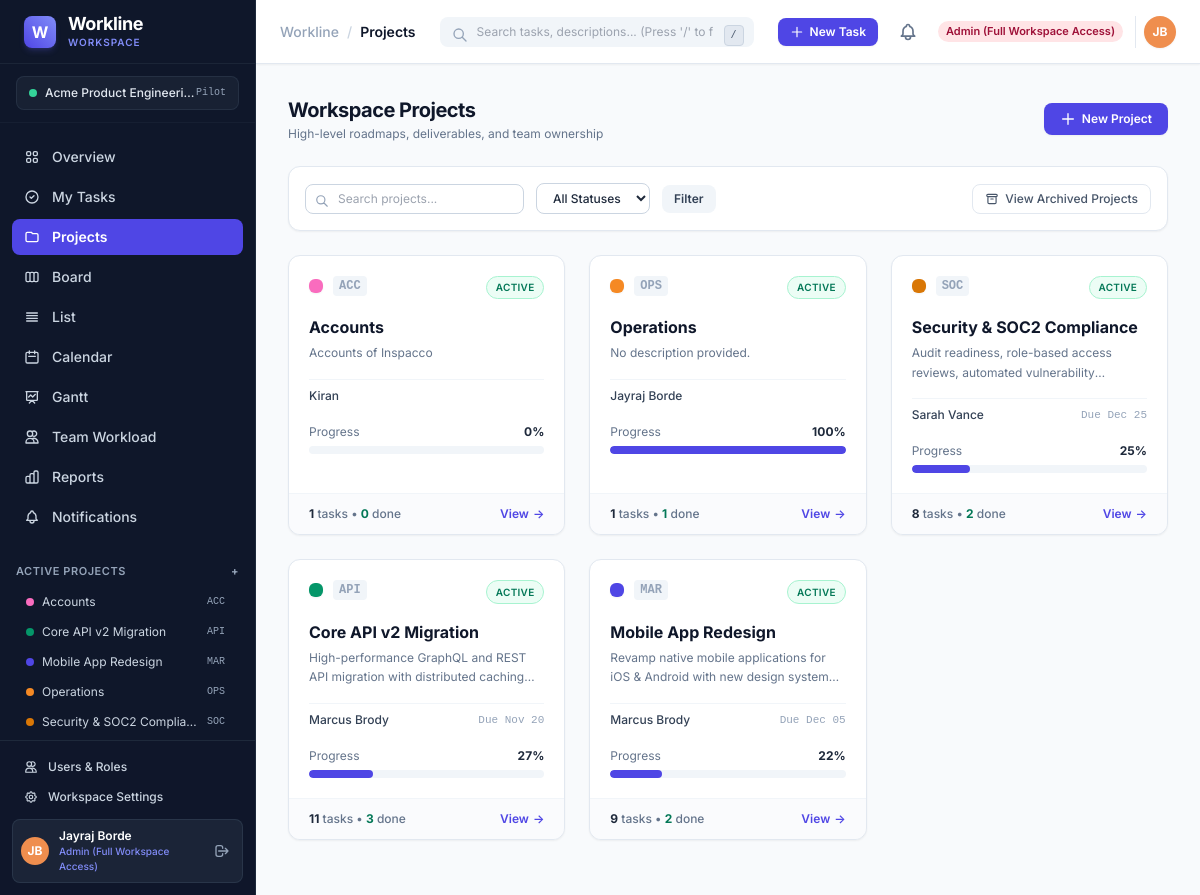
Before: /projects/ (signed in) with the older database file.
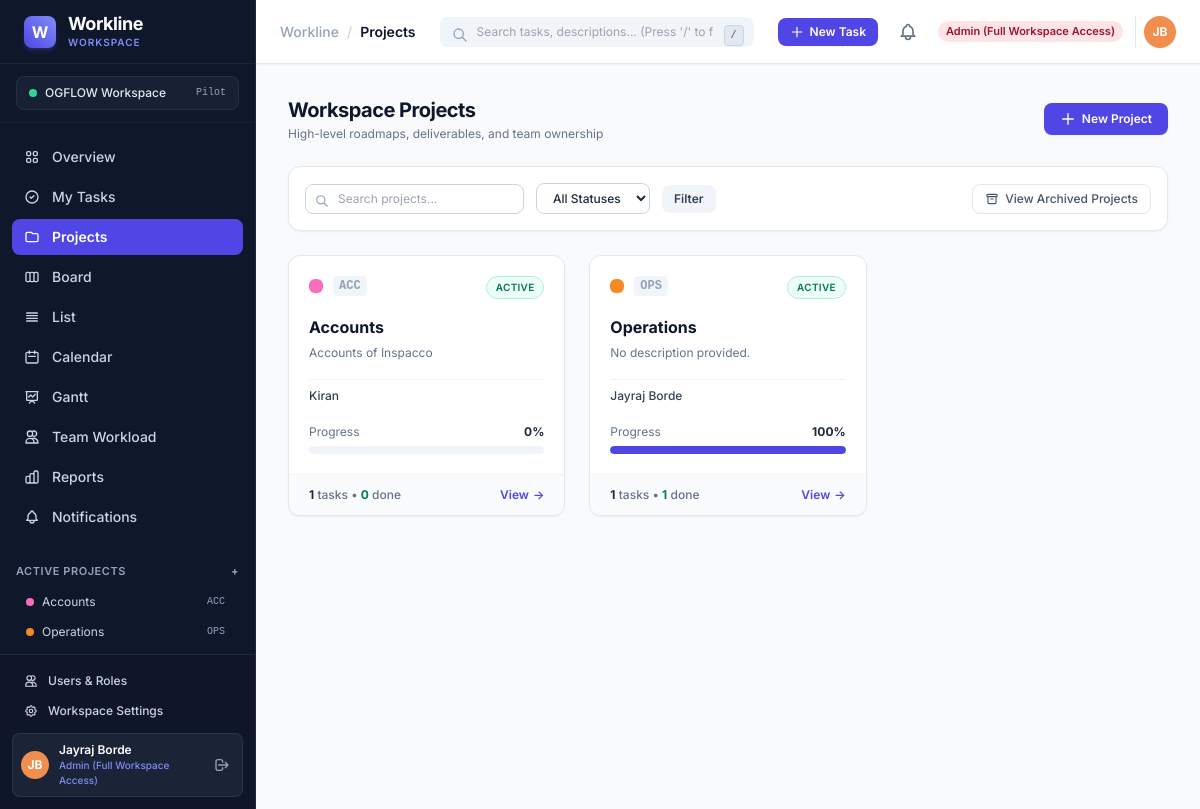
After: the same page with the newer database file.
### apps/workspaces/models.py (models this page shows, shortened)
class Workspace(models.Model):
    name = models.CharField(max_length=150)
    slug = models.SlugField(max_length=160, unique=True)
    description = models.TextField(blank=True, default='')
    timezone = models.CharField(max_length=60, default='UTC')
    created_by = models.ForeignKey(
        User,
        on_delete=models.SET_NULL,
        null=True,
        blank=True,
        related_name='created_workspaces'
    )
    created_at = models.DateTimeField(auto_now_add=True)
    updated_at = models.DateTimeField(auto_now=True)
    class Meta:
        ordering = ['name']
        verbose_name = 'Workspace'
        verbose_name_plural = 'Workspaces'

### apps/projects/models.py (models this page shows, shortened)
class Project(models.Model):
    workspace = models.ForeignKey(Workspace, on_delete=models.CASCADE, related_name='projects')
    name = models.CharField(max_length=150)
    key = models.CharField(max_length=12, help_text='Short uppercase project prefix (e.g. CORE, MKTG)')
    description = models.TextField(blank=True, default='')
    owner = models.ForeignKey(
        User,
        on_delete=models.SET_NULL,
        null=True,
        blank=True,
        related_name='owned_projects'
    )
    status = models.CharField(
        max_length=20,
        choices=ProjectStatus.choices,
        default=ProjectStatus.ACTIVE
    )
    color = models.CharField(max_length=20, default='#4f46e5')
    start_date = models.DateField(null=True, blank=True)
    due_date = models.DateField(null=True, blank=True)
    archived_at = models.DateTimeField(null=True, blank=True)
    created_at = models.DateTimeField(auto_now_add=True)
    updated_at = models.DateTimeField(auto_now=True)
    class Meta:
        unique_together = ('workspace', 'key')
        ordering = ['-created_at']
        indexes = [
            models.Index(fields=['workspace', 'status']),
            models.Index(fields=['owner', 'status']),
        ]

### apps/projects/views.py (the view)
# urls.py: path('', views.project_list_view, name='project_list'),
@login_required
def project_list_view(request):
    workspace = getattr(request, 'current_workspace', None) or Workspace.objects.first()
    show_archived = request.GET.get('archived') == '1'
    q = request.GET.get('q', '').strip()
    status_filter = request.GET.get('status', 'all')
    projects_qs = Project.objects.filter(workspace=workspace).select_related('owner')
    if show_archived:
        projects_qs = projects_qs.filter(Q(status=ProjectStatus.ARCHIVED) | Q(archived_at__isnull=False))
    else:
        projects_qs = projects_qs.exclude(status=ProjectStatus.ARCHIVED).filter(archived_at__isnull=True)
    if status_filter != 'all':
        projects_qs = projects_qs.filter(status=status_filter)
    if q:
        projects_qs = projects_qs.filter(Q(name__icontains=q) | Q(key__icontains=q) | Q(description__icontains=q))
    projects_list = []
    for proj in projects_qs:
        total_tasks = proj.tasks.filter(archived_at__isnull=True, parent_task__isnull=True).count()
        done_tasks = proj.tasks.filter(archived_at__isnull=True, parent_task__isnull=True, status=TaskStatus.DONE).count()
        open_tasks = total_tasks - done_tasks
        progress = int(round((done_tasks / total_tasks) * 100)) if total_tasks > 0 else (100 if proj.status == ProjectStatus.COMPLETED else 0)
        projects_list.append({
            'project': proj,
            'total_tasks': total_tasks,
            'done_tasks': done_tasks,
            'open_tasks': open_tasks,
            'progress': progress,
        })
    return render(request, 'projects/list.html', {
        'projects_list': projects_list,
        'show_archived': show_archived,
        'q': q,
        'status_filter': status_filter,
        'status_choices': ProjectStatus.choices,
    })

### apps/accounts/models.py (called while the page is built)
    @property
    def display_name(self):
        full = self.user.get_full_name()
        return full if full else self.user.username

    @property
    def initials(self):
        first = self.user.first_name[:1] if self.user.first_name else ''
        last = self.user.last_name[:1] if self.user.last_name else ''
        if first or last:
            return f"{first}{last}".upper()
        return self.user.username[:2].upper()

    @property
    def is_admin(self):
        return self.user.is_superuser or self.role == Role.ADMIN

    @property
    def is_manager(self):
        return self.is_admin or self.role == Role.MANAGER

### apps/accounts/permissions.py (called while the page is built)
def can_manage_workspace(user):
    if not user.is_authenticated:
        return False
    return user.is_superuser or (hasattr(user, 'profile') and user.profile.is_admin)

def can_manage_projects(user):
    if not user.is_authenticated:
        return False
    return user.is_superuser or (hasattr(user, 'profile') and user.profile.is_manager)

### templates/projects/list.html (shortened to what the changed rows need)
{% extends 'base.html' %}
{% block content %}
<div class="space-y-6">
  <div class="flex flex-col sm:flex-row sm:items-center justify-between gap-4">
    <div>
      <h1 class="text-xl font-bold text-slate-900 tracking-tight">Workspace Projects</h1>
    </div>
  </div>
  <div class="grid grid-cols-1 md:grid-cols-2 lg:grid-cols-3 gap-6">
    {% for item in projects_list %}
      {% with proj=item.project %}
        <div class="bg-white rounded-xl border border-slate-200 shadow-sm hover:shadow-md transition-shadow flex flex-col justify-between overflow-hidden">
          <div class="p-5 space-y-4">
            <div class="flex items-start justify-between gap-3">
              <div class="flex items-center gap-2.5">
                <span class="w-3.5 h-3.5 rounded-md shrink-0 shadow-sm" style="background-color: {{ proj.color }};"></span>
                <span class="text-xs font-mono font-bold text-slate-400 bg-slate-100 px-1.5 py-0.5 rounded">{{ proj.key }}</span>
              </div>
              <span class="status-badge text-[10px] {% if proj.status == 'ACTIVE' %}bg-emerald-50 text-emerald-700 border border-emerald-200{% elif proj.status == 'PLANNING' %}bg-sky-50 text-sky-700 border border-sky-200{% elif proj.status == 'COMPLETED' %}bg-indigo-50 text-indigo-700 border border-indigo-200{% else %}bg-slate-100 text-slate-700{% endif %}">
                {{ proj.get_status_display }}
              </span>
            </div>
            <div>
              <a href="{% url 'project_detail' project_id=proj.id %}" class="text-base font-bold text-slate-900 hover:text-indigo-600 transition-colors line-clamp-1">
                {{ proj.name }}
              </a>
              <p class="text-xs text-slate-500 mt-1 line-clamp-2 leading-relaxed">
                {{ proj.description|default:"No description provided." }}
              </p>
            </div>
            <div class="flex items-center justify-between text-xs text-slate-500 pt-2 border-t border-slate-100">
              <div class="flex items-center gap-2">
                <span class="font-medium text-slate-700">
                  {% if proj.owner %}
                    {{ proj.owner.get_full_name|default:proj.owner.username }}
                  {% else %}
                    Unassigned
                  {% endif %}
                </span>
              </div>
              <div class="text-[11px] text-slate-400 font-mono">
                {% if proj.due_date %}Due {{ proj.due_date|date:"M d" }}{% endif %}
              </div>
            </div>
            <div class="space-y-1.5 pt-1">
              <div class="flex items-center justify-between text-xs">
                <span class="text-slate-500">Progress</span>
                <span class="font-bold text-slate-800">{{ item.progress }}%</span>
              </div>
              <div class="w-full bg-slate-100 h-2 rounded-full overflow-hidden">
                <div class="bg-indigo-600 h-2 rounded-full transition-all duration-500" style="width: {{ item.progress }}%;"></div>
              </div>
            </div>
          </div>
          <div class="px-5 py-3 bg-slate-50/70 border-t border-slate-100 flex items-center justify-between text-xs">
            <span class="text-slate-500 font-medium">
              <strong class="text-slate-800">{{ item.total_tasks }}</strong> tasks &bull; <strong class="text-emerald-700">{{ item.done_tasks }}</strong> done
            </span>
            <a href="{% url 'project_detail' project_id=proj.id %}" class="text-indigo-600 hover:text-indigo-800 font-semibold flex items-center gap-1">
              <span>View</span>
              <span>&rarr;</span>
            </a>
          </div>
        </div>
      {% endwith %}
    {% endfor %}
  </div>
</div>
{% endblock %}

### templates/components/sidebar.html (shortened to what the changed rows need)
<aside class="w-64 bg-slate-900 flex-shrink-0 flex flex-col justify-between border-r border-slate-800 text-slate-300 select-none">
  <div>
    <div class="px-4 py-3 border-b border-slate-800/50">
      <div class="flex items-center justify-between px-3 py-2 rounded-lg bg-slate-800/60 border border-slate-700/50 text-xs">
        <div class="flex items-center gap-2 truncate">
          <span class="w-2 h-2 rounded-full bg-emerald-400 shrink-0"></span>
          <span class="font-medium text-slate-200 truncate">{{ current_workspace.name|default:"Acme Workspace" }}</span>
        </div>
      </div>
    </div>
    <div class="px-4 pt-3 pb-2">
      <div class="space-y-0.5 max-h-36 overflow-y-auto pr-1">
        {% for proj in active_projects %}
          <a href="{% url 'project_detail' project_id=proj.id %}" class="flex items-center gap-2 px-2.5 py-1.5 rounded-md text-xs text-slate-300 hover:bg-slate-800 hover:text-white transition-colors truncate">
            <span class="w-2 h-2 rounded-full shrink-0" style="background-color: {{ proj.color }};"></span>
            <span class="truncate">{{ proj.name }}</span>
            <span class="ml-auto text-[10px] text-slate-400 font-mono">{{ proj.key }}</span>
          </a>
        {% empty %}
          <div class="text-xs text-slate-400 italic px-2">No projects yet.</div>
        {% endfor %}
      </div>
    </div>
  </div>
</aside>

Changed rows visible on the page:
removed Project: name "Core API v2 Migration", key "API", project.key "API", project.status "ACTIVE", project.name "Core API v2 Migration", project.description "High-performance GraphQL and REST API migration with distributed…", project.owner.get_full_name "Marcus Brody", project.due_date "Nov 20", progress "27", total_tasks "11", done_tasks "3"
removed Project: name "Mobile App Redesign", key "MAR", project.key "MAR", project.status "ACTIVE", project.name "Mobile App Redesign", project.description "Revamp native mobile applications for iOS & Android with new design…", project.owner.get_full_name "Marcus Brody", project.due_date "Dec 05", progress "22", total_tasks "9", done_tasks "2"
removed Project: name "Security & SOC2 Complia…", key "SOC", project.key "SOC", project.status "ACTIVE", project.name "Security & SOC2 Compliance", project.description "Audit readiness, role-based access reviews, automated…", project.owner.get_full_name "Sarah Vance", project.due_date "Dec 25", progress "25", total_tasks "8", done_tasks "2"
changed Workspace: name "Acme Product Engineeri…" → "OGFLOW Workspace"
